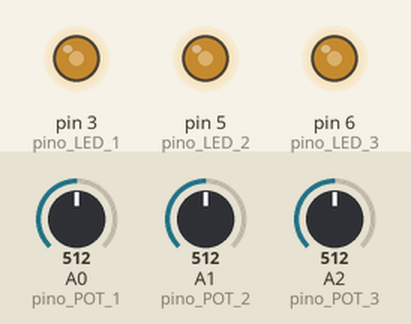
Simulated run of this sketch. Board: Arduino Uno, built with avr-gcc and run on an emulated ATmega328P. Parts: output pins drawn as LEDs (lit = HIGH). The inputs (shaded band) are chosen by the test bench; at power-on: A0 (pino_POT_1) = 512, A1 (pino_POT_2) = 512, A2 (pino_POT_3) = 512.

Above: at 1.2 s.
1.3 s: A0 (pino_POT_1) set to 716
At 2.5 s:
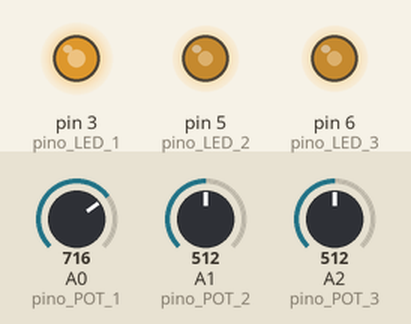
2.8 s: A1 (pino_POT_2) set to 716
At 3.7 s:
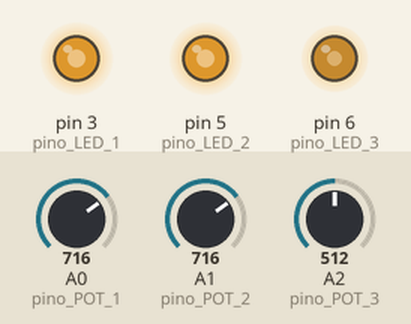
4.3 s: A2 (pino_POT_3) set to 716
At 4.9 s:
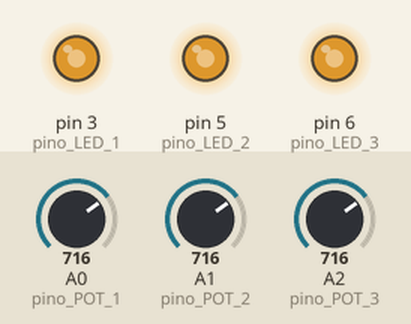
5.8 s: A0 (pino_POT_1) set to 900
At 7.0 s:
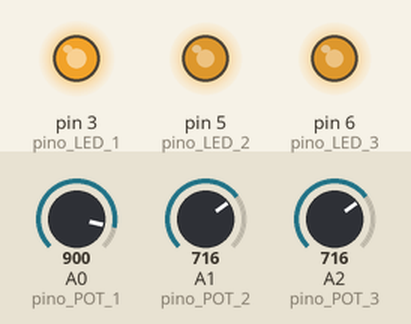
7.3 s: A1 (pino_POT_2) set to 900
At 8.3 s:
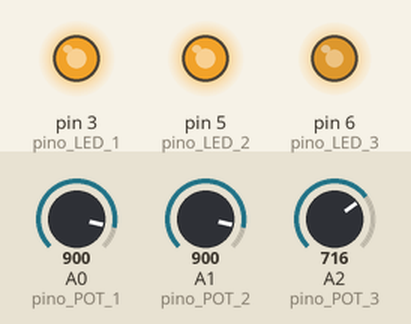
8.8 s: A2 (pino_POT_3) set to 900
At 9.5 s:
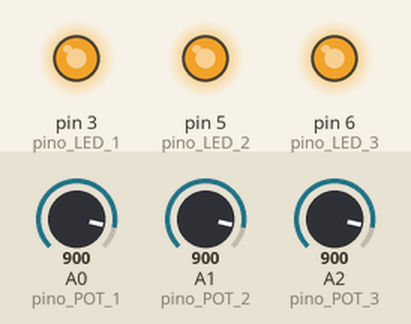
Timing chart, 0 to 11.3 s (numbered marks = the images above; inputs shaded):
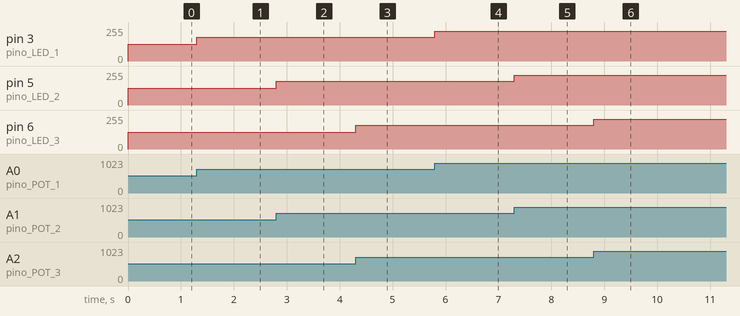

The sketch:

Programa_05.ino
```cpp
// MINICURSO DE ARDUINO
// DIA 1
// 5º PROGRAMA

#define pino_LED_1 3
#define pino_LED_2 5
#define pino_LED_3 6

#define pino_POT_1 A0
#define pino_POT_2 A1
#define pino_POT_3 A2

int dimmer_1, dimmer_2, dimmer_3;

// A função setup() é executada apenas um vez
void setup()
{
	// Definindo que os pinos 3, 5 e 6 serão utilizados como saída
	pinMode(pino_LED_1, OUTPUT);
	pinMode(pino_LED_2, OUTPUT);
	pinMode(pino_LED_3, OUTPUT);

	// Definindo que os pinos A0, A1 e A2 serão utilizados como entrada
	pinMode(pino_POT_1, INPUT);
	pinMode(pino_POT_2, INPUT);
	pinMode(pino_POT_3, INPUT);
}

// A função loop() é executada repetidamente
void loop()
{
	dimmer_1 = map(analogRead(pino_POT_1), 0, 1023, 0, 255);
	dimmer_2 = map(analogRead(pino_POT_2), 0, 1023, 0, 255);
	dimmer_3 = map(analogRead(pino_POT_3), 0, 1023, 0, 255);

	analogWrite(pino_LED_1, dimmer_1);
	analogWrite(pino_LED_2, dimmer_2);
	analogWrite(pino_LED_3, dimmer_3);
}
```

Measured:
- after the input at 1.3 s, pin 3 (pino_LED_1): 127/255 → 178/255 at once
- after the input at 2.8 s, pin 5 (pino_LED_2): 127/255 → 178/255 at once
- after the input at 4.3 s, pin 6 (pino_LED_3): 127/255 → 178/255 at once
- after the input at 5.8 s, pin 3 (pino_LED_1): 178/255 → 224/255 at once
- after the input at 7.3 s, pin 5 (pino_LED_2): 178/255 → 224/255 at once
- after the input at 8.8 s, pin 6 (pino_LED_3): 178/255 → 224/255 at once
